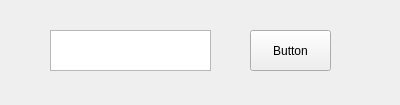
<?xml version="1.0" encoding="UTF-8"?>
<ui version="4.0">
 <class>Form</class>
 <widget class="QWidget" name="Form">
  <property name="geometry">
   <rect>
    <x>0</x>
    <y>0</y>
    <width>400</width>
    <height>105</height>
   </rect>
  </property>
  <property name="windowTitle">
   <string>SimpleExample</string>
  </property>
  <widget class="QToolButton" name="btn_ok">
   <property name="geometry">
    <rect>
     <x>250</x>
     <y>30</y>
     <width>81</width>
     <height>41</height>
    </rect>
   </property>
   <property name="text">
    <string>Button</string>
   </property>
  </widget>
  <widget class="QTextEdit" name="txt_test">
   <property name="geometry">
    <rect>
     <x>50</x>
     <y>30</y>
     <width>161</width>
     <height>41</height>
    </rect>
   </property>
  </widget>
 </widget>
 <resources/>
 <connections/>
</ui>
